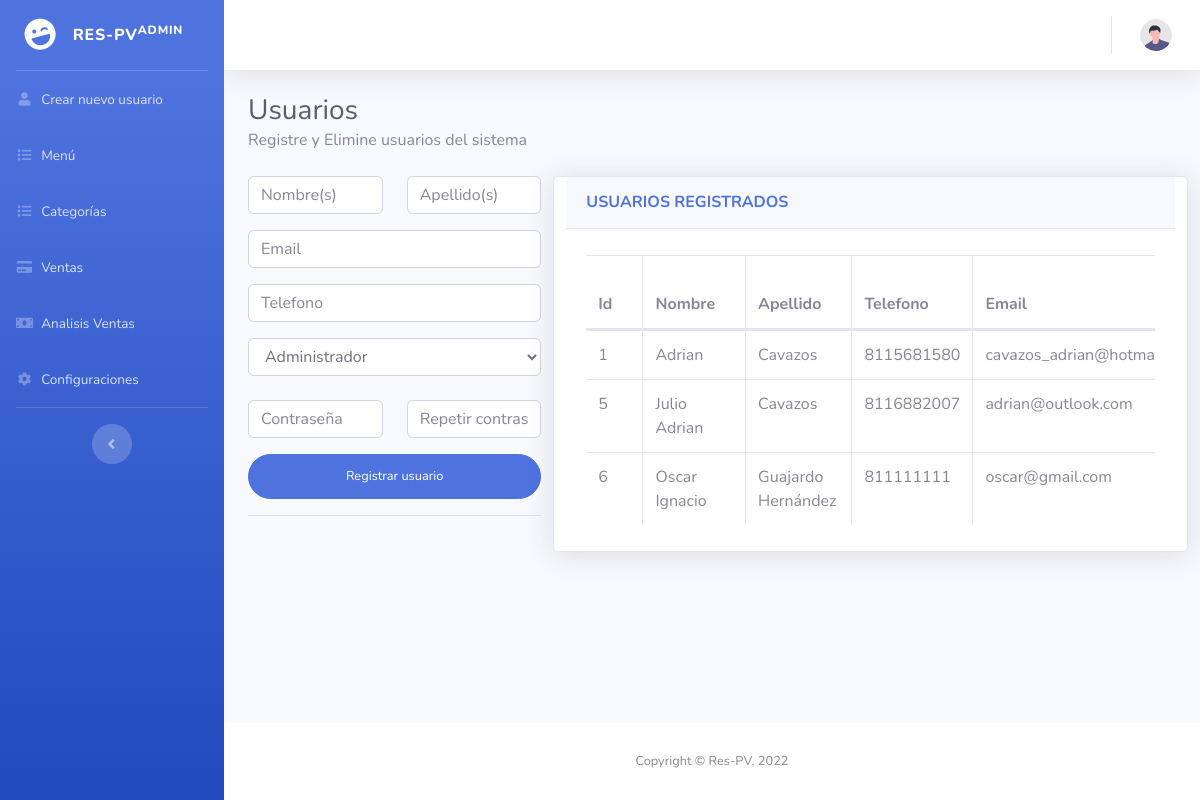
Page /createUser.php on the earlier database version.
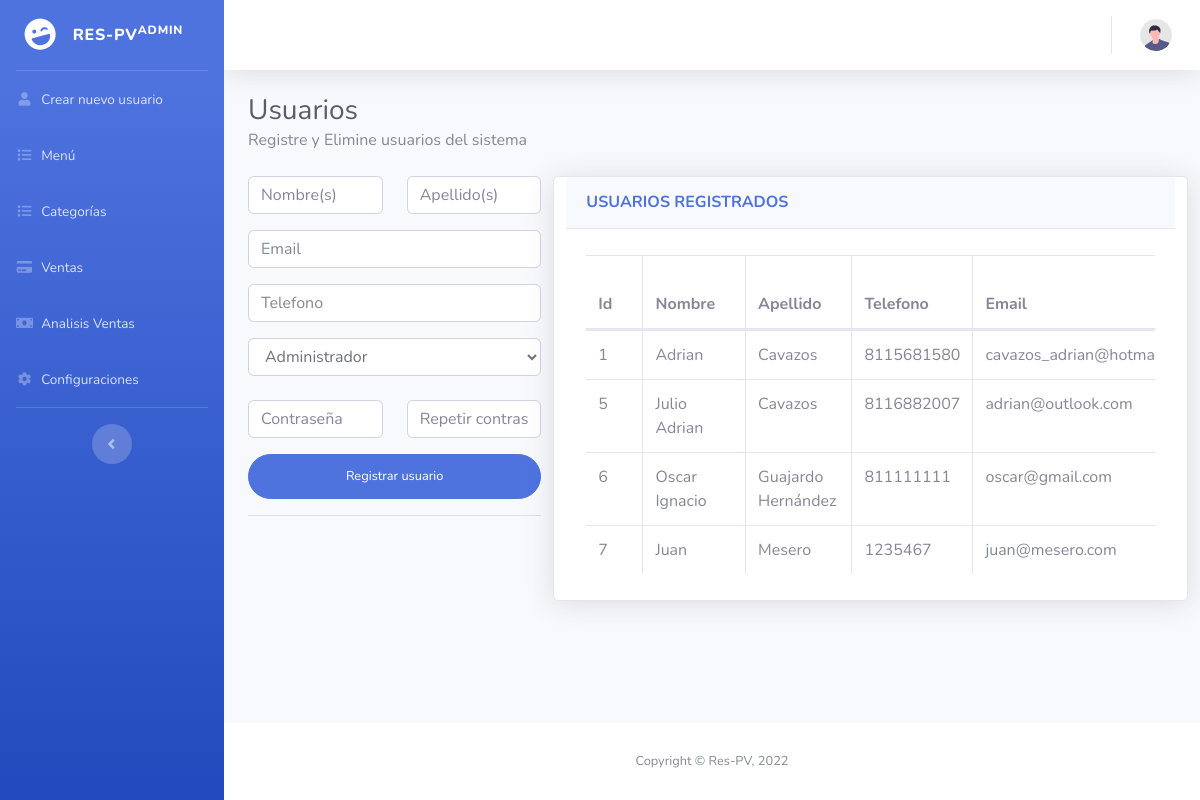
Same page on the later database version.
### tables this page shows
CREATE TABLE `user` (
  `id_user` int(11) NOT NULL,
  `name_user` varchar(30) DEFAULT NULL,
  `lname_user` varchar(30) DEFAULT NULL,
  `phone_user` varchar(10) DEFAULT NULL,
  `email_user` varchar(40) DEFAULT NULL,
  `pass_user` varchar(20) DEFAULT NULL,
  `userType` int(11) NOT NULL
);

### db.php (called while the page is built, shortened)
<?php
    class Conexion{
        private $driver = "mysql";
        private $host = "localhost";
        private $dbname = "respv";
        private $usuario = "root";
        private $contrasena = "";
        public function __construct(){
            try {
                $db = new PDO("{$this->driver}:host={$this->host};dbname={$this->dbname}",$this->usuario,$this->contrasena);
                $db->setAttribute(PDO::ATTR_ERRMODE, PDO::ERRMODE_EXCEPTION);
                return $db;
            } catch (PDOException $e) {
                echo "Ha ocurrido un error al conectarse a la base de datos" . $e->getMessage();
            }
        }
    }
?>

### usuarios/Modelo/usuarios.php (called while the page is built, shortened)
<?php
    require_once(__DIR__.'/../../db.php');
    class Usuarios extends Conexion{
        public function __construct(){
            $this->db = parent::__construct();
        }
        public function get(){
            $rows = null;
            $statement = $this->db->prepare("SELECT * FROM user");
            $statement->execute();
            while ($result = $statement->fetch()) {
                $rows[] = $result;
            }
            return $rows;
        }
    }
?>

### createUser.php (the view, shortened to what the changed rows need)
<?php
require_once("usuarios/Modelo/usuarios.php");
$ModeloUsuarios = new Usuarios();
?>
<!DOCTYPE html>
<html lang="en">
<head>
    <link href="vendor/fontawesome-free/css/all.min.css" rel="stylesheet" type="text/css">
    <link href="css/sb-admin-2.min.css" rel="stylesheet">
    <link href="vendor/datatables/dataTables.bootstrap4.min.css" rel="stylesheet">
</head>
<body id="page-top">
    <div id="wrapper">
        <div id="content-wrapper" class="d-flex flex-column">
            <div id="content">
                <div class="container-fluid">
                        <h1 class="h3 mb-0 text-gray-800">Usuarios </h1>
                    <div class="row">
                        <div class="card shadow mb-4 col-lg-8">
                        <div class="card-body" >
                            <div class="table-responsive">
                                <table class="table table-bordered" id="dataTable" width="100%" cellspacing="0">
                                <thead>
                                    <th>Id</th>
                                    <th>Nombre</th>
                                    <th>Apellido</th>
                                    <th>Telefono</th>
                                    <th>Email</th>
                                </thead>
                                <tbody>
                                <?php
                                    $usuarios = $ModeloUsuarios->get();
                                    if($usuarios != null){
                                        foreach($usuarios as $usuario){
                                ?>
                                    <tr>
                                        <td><?php echo $usuario['id_user'];?></td>
                                        <td><?php echo $usuario['name_user'];?></td>
                                        <td><?php echo $usuario['lname_user'];?></td>
                                        <td><?php echo $usuario['phone_user'];?></td>
                                        <td><?php echo $usuario['email_user'];?></td>
                                    </tr>
                                <?php
                                        }
                                    }
                                ?>
                                </tbody>
                            </table>
                            </div>
                                </div>
                        </div>
                    </div>
                </div>
            </div>
        </div>
    </div>
</body>
</html>

Differences in the rows shown:
added user: id_user "7", name_user "Juan", lname_user "Mesero", phone_user "1235467", email_user "juan@mesero.com"
